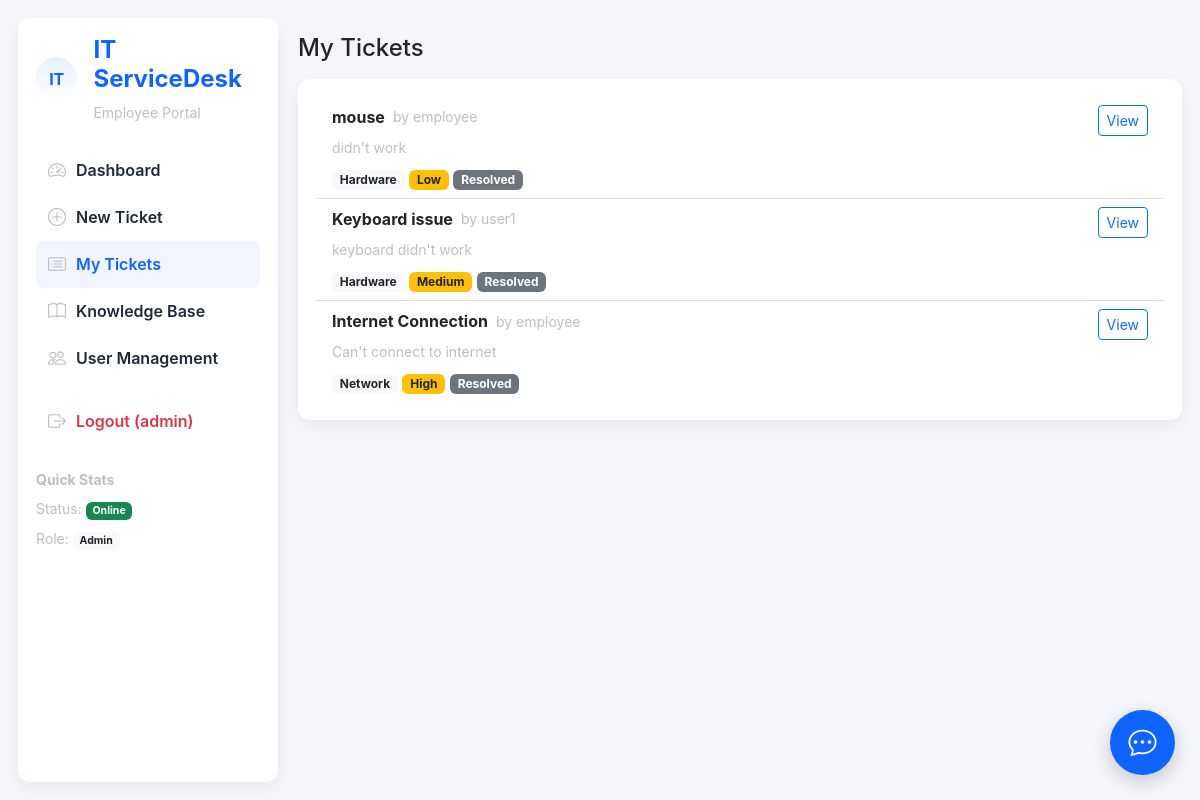
Screenshot of /tickets (signed in) with the database file from the repository.
### tables this page shows
CREATE TABLE tickets (
            id INTEGER PRIMARY KEY AUTOINCREMENT,
            title TEXT,
            category TEXT,
            priority TEXT,
            status TEXT,
            description TEXT
        , created_by TEXT, assigned_to INTEGER, updated_at TEXT);

### app.py (the view)
@app.route("/tickets")
def view_tickets():
    if "role" not in session:
        return redirect("/login")
    role = session["role"]
    username = session["username"]
    conn = sqlite3.connect("database.db")
    c = conn.cursor()
    if role == "Admin":
        c.execute("SELECT * FROM tickets ORDER BY id DESC")
    elif role == "IT Staff":
        c.execute("SELECT * FROM tickets WHERE assigned_to = ? ORDER BY id DESC", (username,))
    else:
        c.execute("SELECT * FROM tickets WHERE created_by = ? ORDER BY id DESC", (username,))
    tickets = c.fetchall()
    conn.close()
    return render_template("tickets.html", tickets=tickets)

### templates/tickets.html
{% extends "base.html" %}
{% block content %}
<h4 class="mb-3">My Tickets</h4>
<div class="recent-card">
  <ul class="list-group list-group-flush">
    {% for t in tickets %}
    <li class="list-group-item d-flex justify-content-between align-items-start">
      <div>
        <div class="d-flex gap-2 align-items-center">
          <strong>{{ t[1] }}</strong>
          <span class="small-muted">by {{ t[6] }}</span>
        </div>
        <div class="mt-2 small-muted">{{ t[5][:120] }}{% if t[5]|length > 120 %}...{% endif %}</div>
        <div class="mt-2">
          <span class="badge bg-light text-dark">{{ t[2] }}</span>
          <span class="badge bg-warning text-dark">{{ t[3] }}</span>
          <span class="badge bg-secondary text-white">{{ t[4] }}</span>
        </div>
      </div>
      <div class="text-end">
        <a href="{{ url_for('ticket_details', ticket_id=t[0]) }}" class="btn btn-sm btn-outline-primary">View</a>
      </div>
    </li>
    {% else %}
    <li class="list-group-item">No tickets found.</li>
    {% endfor %}
  </ul>
</div>
{% endblock %}

### templates/base.html (style rules this page uses)
:root { --bg:#f4f6fb; --card:#ffffff; --accent:#0f63ff; --muted:#bebebe; --sidebar:#ffffff; --shadow: 0 6px 18px rgba(17,24,39,0.06); }
body { background: var(--bg); font-family: Inter, system-ui, -apple-system, "Segoe UI", Roboto, "Helvetica Neue", Arial; }
.recent-card, .quick-card { border-radius:12px; box-shadow: var(--shadow); background:var(--card); padding:18px; }
.small-muted { color:var(--muted); font-size:14px; }

### rows the page displays
tickets: title "mouse", created_by "employee", description "didn't work", category "Hardware", priority "Low", status "Resolved"
tickets: title "Keyboard issue", created_by "user1", description "keyboard didn't work", category "Hardware", priority "Medium", status "Resolved"
tickets: title "Internet Connection", created_by "employee", description "Can't connect to internet", category "Network", priority "High", status "Resolved"

### other values shown
{{ session.get('username') }} "admin"
{{ session.get('role') or 'Guest' }} "Admin"
